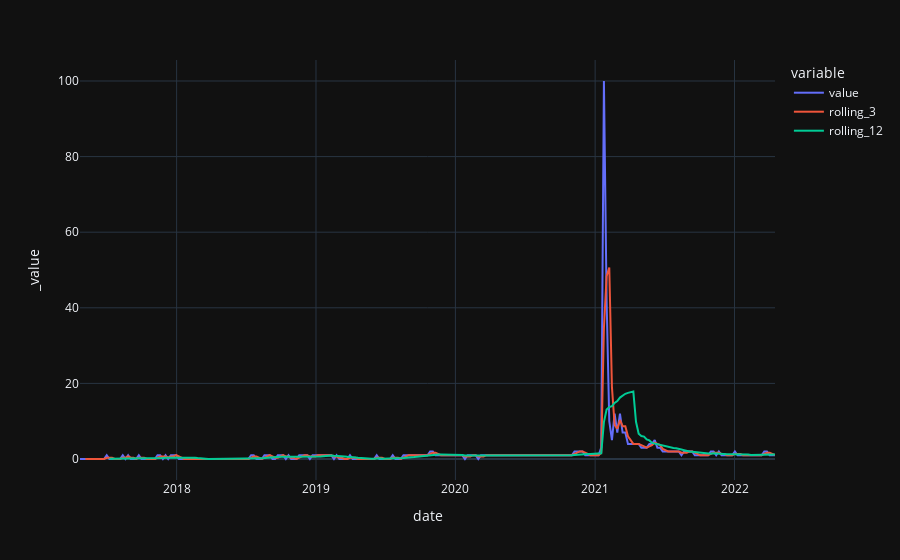

The notebook cell saved with this chart:
### Code cell
# create moving-averages
df['rolling_3'] = df['value'].rolling(3).mean()
df['rolling_12'] = df['value'].rolling(12).mean()
# plot 
fig = px.line(df, x="date", y=['value', 'rolling_3', 'rolling_12'], template = 'plotly_dark')
fig.show()

### Figure 1 — Plotly figure (JSON) as saved in the notebook; plotly's stock layout.template omitted (floating-point values rounded to 4 significant figures; data arrays with more than 128 entries replaced by an {"elided": "..."} marker saying what was removed)
{"data": [{"hovertemplate": "variable=value<br>date=%{x}<br>_value=%{y}<extra></extra>", "legendgroup": "value", "line": {"color": "#636efa", "dash": "solid"}, "marker": {"symbol": "circle"}, "mode": "lines", "name": "value", "orientation": "v", "showlegend": true, "type": "scatter", "x": {"elided": "261 str values"}, "xaxis": "x", "y": {"elided": "261 int values"}, "yaxis": "y"}, {"hovertemplate": "variable=rolling_3<br>date=%{x}<br>_value=%{y}<extra></extra>", "legendgroup": "rolling_3", "line": {"color": "#EF553B", "dash": "solid"}, "marker": {"symbol": "circle"}, "mode": "lines", "name": "rolling_3", "orientation": "v", "showlegend": true, "type": "scatter", "x": {"elided": "261 str values"}, "xaxis": "x", "y": {"elided": "261 float values"}, "yaxis": "y"}, {"hovertemplate": "variable=rolling_12<br>date=%{x}<br>_value=%{y}<extra></extra>", "legendgroup": "rolling_12", "line": {"color": "#00cc96", "dash": "solid"}, "marker": {"symbol": "circle"}, "mode": "lines", "name": "rolling_12", "orientation": "v", "showlegend": true, "type": "scatter", "x": {"elided": "261 str values"}, "xaxis": "x", "y": {"elided": "261 float values"}, "yaxis": "y"}], "layout": {"legend": {"title": {"text": "variable"}, "tracegroupgap": 0}, "margin": {"t": 60}, "xaxis": {"anchor": "y", "domain": [0, 1], "title": {"text": "date"}}, "yaxis": {"anchor": "x", "domain": [0, 1], "title": {"text": "_value"}}}}
